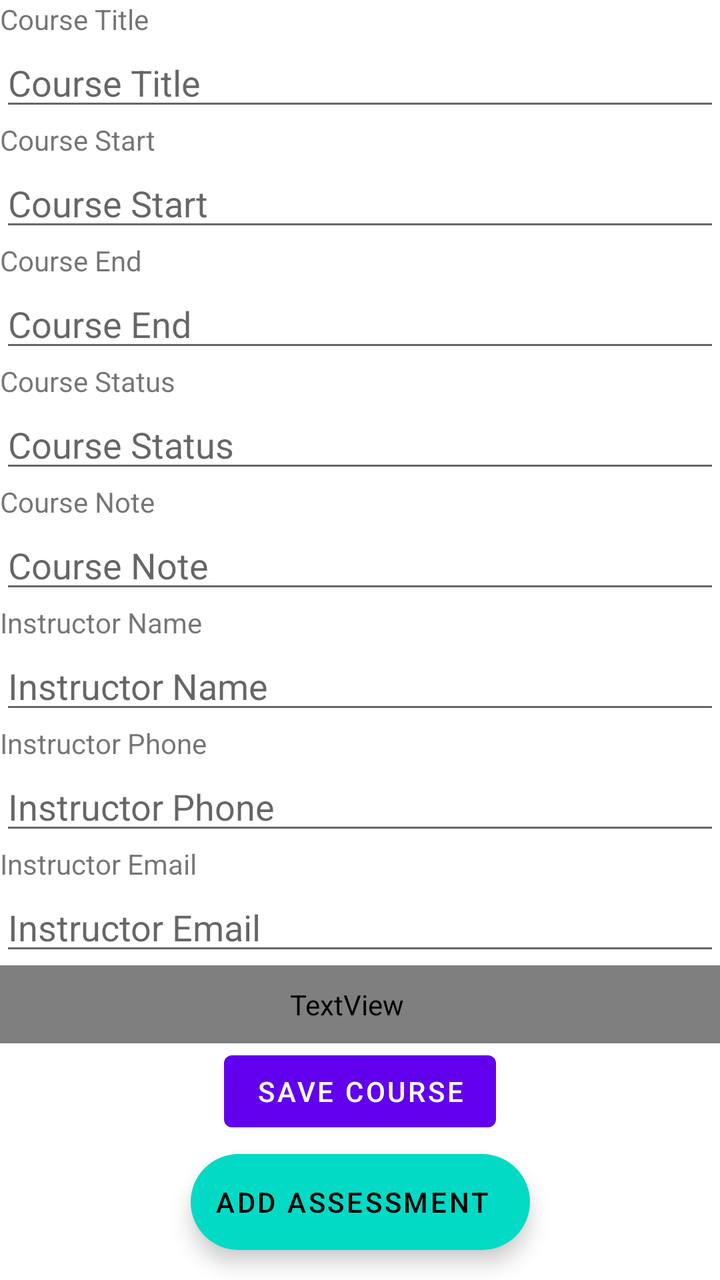
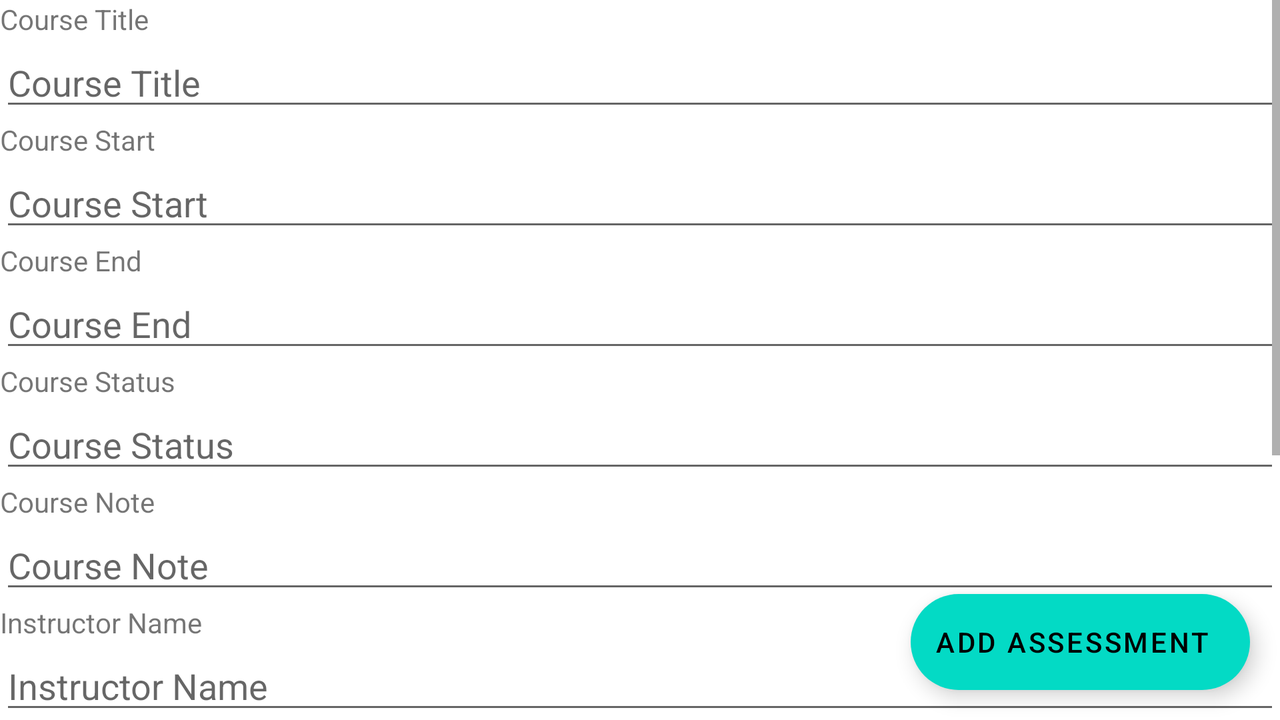

One screen, two layout resources from the same app: the default and the repository's alternative for another configuration. Each is rendered where Android would select it; the XML of both is given below.
<!-- AndroidManifest.xml: application theme AppTheme -->
<!-- res/layout/activity_assessment_list.xml -->
<?xml version="1.0" encoding="utf-8"?>
<androidx.constraintlayout.widget.ConstraintLayout
    xmlns:android="http://schemas.android.com/apk/res/android"
    xmlns:app="http://schemas.android.com/apk/res-auto"
    xmlns:tools="http://schemas.android.com/tools"
    android:layout_width="match_parent"
    android:layout_height="match_parent"
    tools:context=".activities.AssessmentList">

    <ScrollView
        android:id="@+id/scrollView2"
        android:layout_width="match_parent"
        android:layout_height="wrap_content"
        android:orientation="vertical"
        app:layout_constraintTop_toTopOf="parent">

        <LinearLayout
            android:layout_width="match_parent"
            android:layout_height="wrap_content"
            android:orientation="vertical">

            <LinearLayout
                android:layout_width="match_parent"
                android:layout_height="wrap_content"
                android:orientation="vertical">

                <TextView
                    android:layout_width="wrap_content"
                    android:layout_height="wrap_content"
                    android:text="@string/course_detail_title" />

                <EditText
                    android:id="@+id/editText_course_detail_title"
                    android:layout_width="match_parent"
                    android:layout_height="wrap_content"
                    android:hint="@string/course_detail_title" />

                <TextView
                    android:layout_width="wrap_content"
                    android:layout_height="wrap_content"
                    android:text="@string/course_detail_start" />

                <EditText
                    android:id="@+id/editText_course_detail_start"
                    android:layout_width="match_parent"
                    android:layout_height="wrap_content"
                    android:inputType="none"
                    android:hint="@string/course_detail_start" />

                <TextView
                    android:layout_width="wrap_content"
                    android:layout_height="wrap_content"
                    android:text="@string/course_detail_end" />

                <EditText
                    android:id="@+id/editText_course_detail_end"
                    android:layout_width="match_parent"
                    android:layout_height="wrap_content"
                    android:inputType="none"
                    android:hint="@string/course_detail_end" />

                <TextView
                    android:layout_width="wrap_content"
                    android:layout_height="wrap_content"
                    android:text="@string/course_detail_status" />

                <EditText
                    android:id="@+id/editText_course_detail_status"
                    android:layout_width="match_parent"
                    android:layout_height="wrap_content"
                    android:hint="@string/course_detail_status" />

                <TextView
                    android:layout_width="wrap_content"
                    android:layout_height="wrap_content"
                    android:text="@string/course_detail_note" />

                <EditText
                    android:id="@+id/editText_course_detail_note"
                    android:layout_width="match_parent"
                    android:layout_height="wrap_content"
                    android:hint="@string/course_detail_note" />

                <TextView
                    android:layout_width="wrap_content"
                    android:layout_height="wrap_content"
                    android:text="@string/course_detail_instructor_name" />

                <EditText
                    android:id="@+id/editText_course_instructor_name"
                    android:layout_width="match_parent"
                    android:layout_height="wrap_content"
                    android:hint="@string/course_detail_instructor_name" />

                <TextView
                    android:layout_width="wrap_content"
                    android:layout_height="wrap_content"
                    android:text="@string/course_detail_instructor_phone" />

                <EditText
                    android:id="@+id/editText_course_instructor_phone"
                    android:layout_width="match_parent"
                    android:layout_height="wrap_content"
                    android:hint="@string/course_detail_instructor_phone" />

                <TextView
                    android:layout_width="wrap_content"
                    android:layout_height="wrap_content"
                    android:text="@string/course_detail_instructor_email" />

                <EditText
                    android:id="@+id/editText_course_instructor_email"
                    android:layout_width="match_parent"
                    android:layout_height="wrap_content"
                    android:hint="@string/course_detail_instructor_email" />

                <TextView
                    style="@style/item_header"
                    android:text="@string/course_detail_assessments" />

                <androidx.recyclerview.widget.RecyclerView
                    android:id="@+id/recyclerView_assessmentList"
                    android:layout_width="match_parent"
                    android:layout_height="wrap_content" />
                <Button
                    android:id="@+id/button_course_save"
                    android:layout_width="wrap_content"
                    android:layout_height="wrap_content"
                    android:layout_gravity="center"
                    android:clickable="true"
                    android:text="@string/course_detail_save" />

            </LinearLayout>
        </LinearLayout>
    </ScrollView>

    <com.google.android.material.floatingactionbutton.ExtendedFloatingActionButton
        android:id="@+id/button_addAssessment"
        android:layout_width="wrap_content"
        android:layout_height="wrap_content"
        android:layout_marginBottom="15dp"
        android:clickable="true"
        android:contentDescription="@string/add_assessment_word"
        android:text="@string/new_assessment"
        app:icon="@drawable/baseline_add_24"
        app:layout_constraintBottom_toBottomOf="parent"
        app:layout_constraintEnd_toEndOf="parent"
        app:layout_constraintHorizontal_bias=".5"
        app:layout_constraintStart_toStartOf="parent" />

</androidx.constraintlayout.widget.ConstraintLayout>
<!-- resources referenced by this layout -->
<resources>
  <string name="add_assessment_word">Add an assessment</string>
  <string name="course_detail_assessments">Assessments</string>
  <string name="course_detail_end">Course End</string>
  <string name="course_detail_instructor_email">Instructor Email</string>
  <string name="course_detail_instructor_name">Instructor Name</string>
  <string name="course_detail_instructor_phone">Instructor Phone</string>
  <string name="course_detail_note">Course Note</string>
  <string name="course_detail_save">Save Course</string>
  <string name="course_detail_start">Course Start</string>
  <string name="course_detail_status">Course Status</string>
  <string name="course_detail_title">Course Title</string>
  <string name="new_assessment">Add Assessment</string>
  <style name="item_header">
          <item name="android:layout_width">match_parent</item>
          <item name="android:layout_height">wrap_content</item>
          <item name="android:paddingStart">2dp</item>
          <item name="android:paddingEnd">15dp</item>
          <item name="android:background">@color/colorPrimary</item>
          <item name="android:fontFamily">roboto_mono</item>
          <item name="android:paddingVertical">10dp</item>
          <item name="android:textAppearance">@android:style/TextAppearance.Material.Headline</item>
          <item name="android:textColor">@color/colorAccent</item>
          <item name="android:gravity">right</item>
      </style>
  <color name="colorPrimary">#003057</color>
  <color name="colorAccent">#FFFFFFFF</color>
</resources>
<!-- res/layout-land/activity_assessment_list.xml (the repository's variant of the layout above) -->
<!-- drawn on the phone turned sideways -->
<?xml version="1.0" encoding="utf-8"?>
<androidx.constraintlayout.widget.ConstraintLayout xmlns:android="http://schemas.android.com/apk/res/android"
    xmlns:app="http://schemas.android.com/apk/res-auto"
    xmlns:tools="http://schemas.android.com/tools"
    android:layout_width="match_parent"
    android:layout_height="match_parent"
    tools:context=".activities.AssessmentList">

    <ScrollView
        android:id="@+id/scrollView2"
        android:layout_width="match_parent"
        android:layout_height="wrap_content"
        android:orientation="vertical"
        app:layout_constraintTop_toTopOf="parent">

        <LinearLayout
            android:layout_width="match_parent"
            android:layout_height="wrap_content"
            android:orientation="vertical">

            <TextView
                android:layout_width="wrap_content"
                android:layout_height="wrap_content"
                android:text="@string/course_detail_title" />

            <EditText
                android:id="@+id/editText_course_detail_title"
                android:layout_width="match_parent"
                android:layout_height="wrap_content"
                android:hint="@string/course_detail_title"
                android:autofillHints="name"
                android:inputType="textCapWords" />

            <TextView
                android:layout_width="wrap_content"
                android:layout_height="wrap_content"
                android:text="@string/course_detail_start" />

            <EditText
                android:id="@+id/editText_course_detail_start"
                android:layout_width="match_parent"
                android:layout_height="wrap_content"
                android:drawableEnd="@drawable/baseline_edit_calendar_24"
                android:hint="@string/course_detail_start"
                android:autofillHints="date"
                android:inputType="date" />

            <TextView
                android:layout_width="wrap_content"
                android:layout_height="wrap_content"
                android:text="@string/course_detail_end" />

            <EditText
                android:id="@+id/editText_course_detail_end"
                android:layout_width="match_parent"
                android:layout_height="wrap_content"
                android:drawableEnd="@drawable/baseline_edit_calendar_24"
                android:hint="@string/course_detail_end"
                android:autofillHints="date"
                android:inputType="date" />

            <TextView
                android:layout_width="wrap_content"
                android:layout_height="wrap_content"
                android:text="@string/course_detail_status" />

            <EditText
                android:id="@+id/editText_course_detail_status"
                android:layout_width="match_parent"
                android:layout_height="wrap_content"
                android:hint="@string/course_detail_status"
                android:autofillHints="date"
                android:inputType="date" />

            <TextView
                android:layout_width="wrap_content"
                android:layout_height="wrap_content"
                android:text="@string/course_detail_note" />

            <EditText
                android:id="@+id/editText_course_detail_note"
                android:layout_width="match_parent"
                android:layout_height="wrap_content"
                android:hint="@string/course_detail_note"
                android:autofillHints="none"
                android:inputType="textLongMessage" />

            <TextView
                android:layout_width="wrap_content"
                android:layout_height="wrap_content"
                android:text="@string/course_detail_instructor_name" />

            <EditText
                android:id="@+id/editText_course_instructor_name"
                android:layout_width="match_parent"
                android:layout_height="wrap_content"
                android:hint="@string/course_detail_instructor_name"
                android:autofillHints="name"
                android:inputType="textPersonName" />

            <TextView
                android:layout_width="wrap_content"
                android:layout_height="wrap_content"
                android:text="@string/course_detail_instructor_phone" />

            <EditText
                android:id="@+id/editText_course_instructor_phone"
                android:layout_width="match_parent"
                android:layout_height="wrap_content"
                android:hint="@string/course_detail_instructor_phone"
                android:autofillHints="phone"
                android:inputType="phone" />

            <TextView
                android:layout_width="wrap_content"
                android:layout_height="wrap_content"
                android:text="@string/course_detail_instructor_email" />

            <EditText
                android:id="@+id/editText_course_instructor_email"
                android:layout_width="match_parent"
                android:layout_height="wrap_content"
                android:hint="@string/course_detail_instructor_email"
                android:autofillHints="emailAddress"
                android:inputType="textEmailAddress" />

            <TextView
                style="@style/item_header"
                android:text="@string/course_detail_assessments" />

            <androidx.recyclerview.widget.RecyclerView
                android:id="@+id/recyclerView_assessmentList"
                android:layout_width="match_parent"
                android:layout_height="wrap_content" />

            <Button
                android:id="@+id/button_course_save"
                android:layout_width="wrap_content"
                android:layout_height="wrap_content"
                android:layout_gravity="center"
                android:clickable="true"
                android:text="@string/course_detail_save" />

        </LinearLayout>
    </ScrollView>

    <com.google.android.material.floatingactionbutton.ExtendedFloatingActionButton
        android:id="@+id/button_addAssessment"
        android:layout_width="wrap_content"
        android:layout_height="wrap_content"
        android:layout_marginBottom="15dp"
        android:layout_marginEnd="15dp"
        android:clickable="true"
        android:contentDescription="@string/add_assessment_word"
        android:text="@string/new_assessment"
        app:icon="@drawable/baseline_add_24"
        app:layout_constraintBottom_toBottomOf="parent"
        app:layout_constraintEnd_toEndOf="parent"
        app:layout_constraintHorizontal_bias="1.0"
        app:layout_constraintStart_toStartOf="parent" />

</androidx.constraintlayout.widget.ConstraintLayout>
